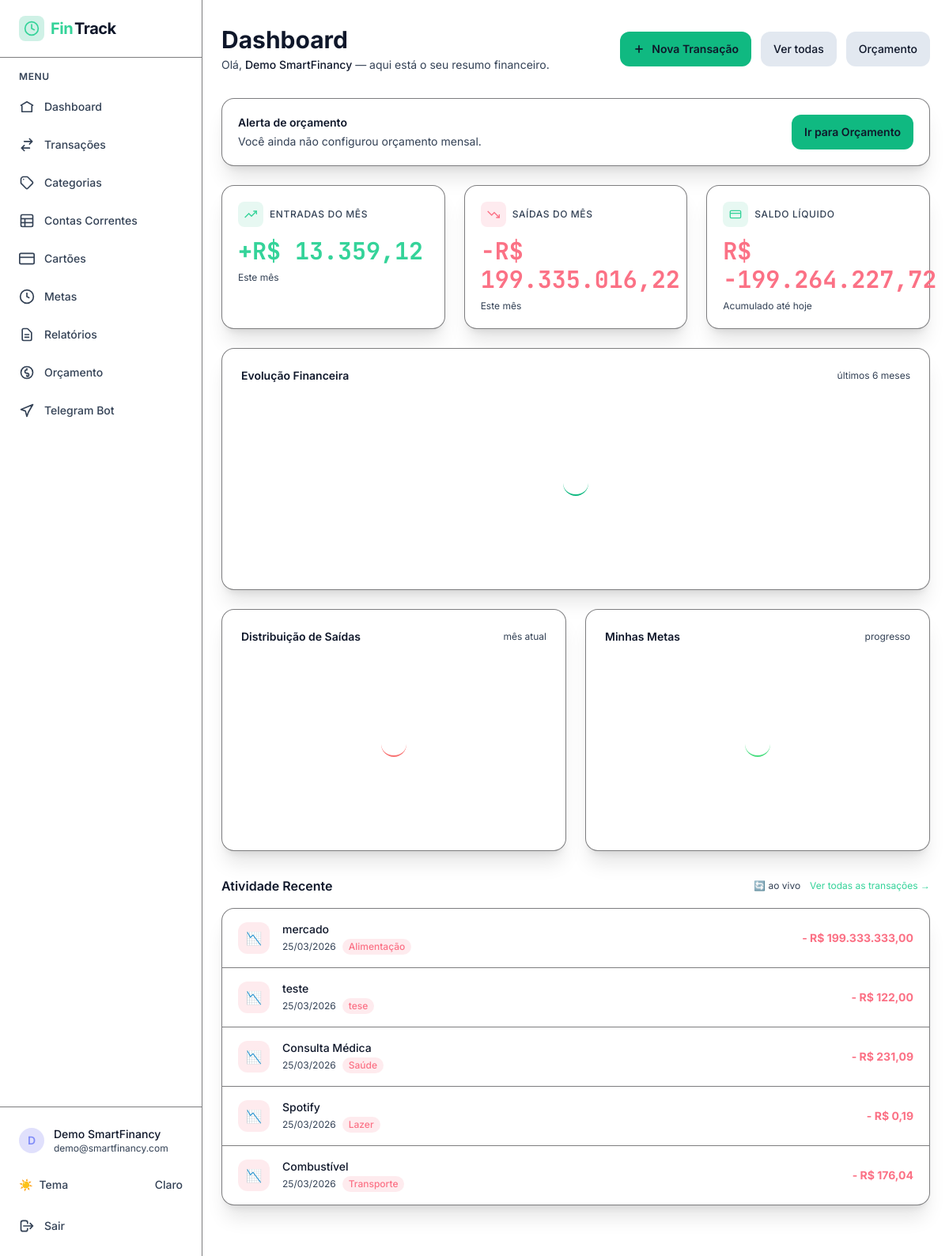
/dashboard/ (signed in), run on an earlier commit of the app's database.
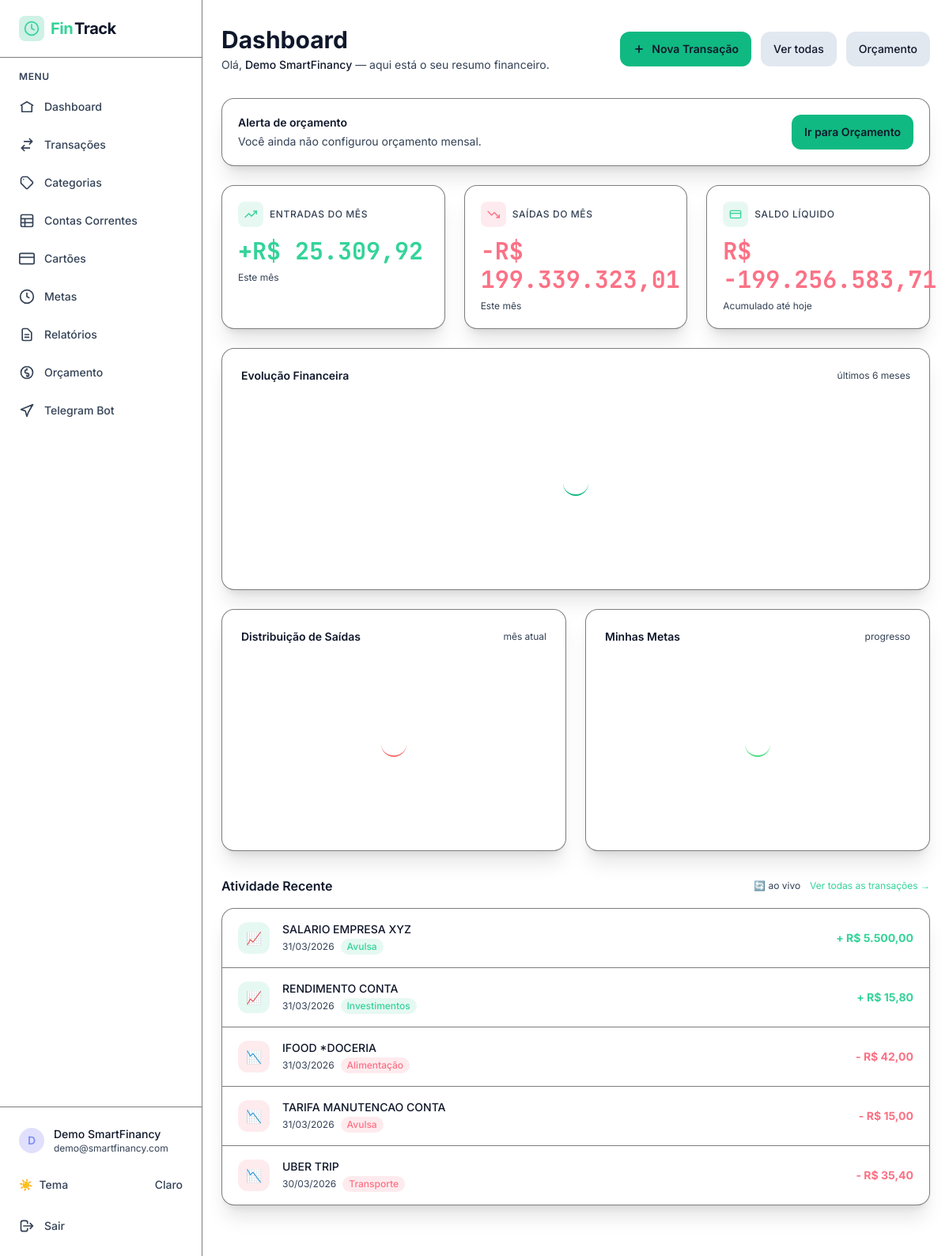
And on a later commit of the database.
### finances/models.py (models this page shows, shortened)
class Transaction(models.Model):
    TIPO_CHOICES = [
        ('entrada', 'Entrada'),
        ('saida', 'Saída'),
    ]
    valor = models.DecimalField(
        max_digits=12,
        decimal_places=2,
        validators=[MinValueValidator(Decimal('0.01'))],
    )
    data = models.DateField()
    tipo = models.CharField(max_length=10, choices=TIPO_CHOICES)
    descricao = models.CharField(max_length=255)
    categoria = models.ForeignKey(
        Category,
        on_delete=models.SET_NULL,
        null=True,
        blank=True,
        related_name='transacoes',
    )
    conta = models.ForeignKey(
        Account,
        on_delete=models.SET_NULL,
        null=True,
        blank=True,
        related_name='transacoes',
    )
    usuario = models.ForeignKey(User, on_delete=models.CASCADE, related_name='transacoes')
    class Meta:
        verbose_name = 'Transação'
        verbose_name_plural = 'Transações'
        ordering = ['-data', '-id']
        constraints = [
            models.CheckConstraint(
                check=models.Q(valor__gt=0),
                name='transaction_valor_positivo',
            )
        ]

class Category(models.Model):
    TIPO_CHOICES = [
        ('entrada', 'Entrada'),
        ('saida', 'Saída'),
    ]
    nome = models.CharField(max_length=100)
    tipo = models.CharField(max_length=10, choices=TIPO_CHOICES)
    usuario = models.ForeignKey(User, on_delete=models.CASCADE, related_name='categorias')
    keywords = models.TextField(
        blank=True,
        default='',
        help_text='Palavras-chave separadas por vírgula para auto-categorização',
    )
    class Meta:
        verbose_name = 'Categoria'
        verbose_name_plural = 'Categorias'
        unique_together = ['nome', 'usuario']

### dashboard/views.py (the view)
# urls.py: path('', views.DashboardView.as_view(), name='dashboard'),
class DashboardView(LoginRequiredMixin, TemplateView):
    template_name = 'dashboard/dashboard.html'
    def get_context_data(self, **kwargs):
        ctx = super().get_context_data(**kwargs)
        user = self.request.user
        ctx['saldo'] = calculate_balance(user)
        ctx['resumo_mes'] = selectors.obter_resumo_mes_atual(user)
        ctx['ultimas_transacoes'] = selectors.obter_ultimas_transacoes(user)
        ctx['metas'] = selectors.obter_metas_resumo(user)
        ctx['budget_status'] = finances_selectors.get_budget_status(user)
        ctx['budget_alerts'] = finances_selectors.get_recent_budget_alerts(user)
        ctx['budget_calendar'] = finances_selectors.get_budget_calendar_data(user)
        return ctx

### dashboard/selectors.py (called while the page is built)
def obter_resumo_mes_atual(user):
    from finances.models import Transaction
    hoje = timezone.now().date()
    inicio_mes = hoje.replace(day=1)
    totais = (
        Transaction.objects
        .filter(usuario=user, data__gte=inicio_mes)
        .values('tipo')
        .annotate(total=Sum('valor'))
    )
    resultado = {'total_entradas': Decimal('0'), 'total_saidas': Decimal('0')}
    for item in totais:
        if item['tipo'] == 'entrada':
            resultado['total_entradas'] = item['total'] or Decimal('0')
        elif item['tipo'] == 'saida':
            resultado['total_saidas'] = item['total'] or Decimal('0')
    resultado['saldo_liquido'] = resultado['total_entradas'] - resultado['total_saidas']
    return resultado

def obter_ultimas_transacoes(user, limit=5):
    from finances.models import Transaction
    return (
        Transaction.objects
        .filter(usuario=user)
        .select_related('categoria', 'conta')
        .order_by('-data', '-pk')[:limit]
    )

### finances/selectors.py (called while the page is built)
def get_monthly_budget_config(user):
    return MonthlyBudgetConfig.objects.filter(usuario=user).first()

### dashboard/templates/dashboard/dashboard.html (shortened to what the changed rows need)
{% extends 'base.html' %}
{% block content %}
  <div class="flex-1 px-4 py-6 md:px-6 md:py-8 w-full mx-auto">
    <header class="flex flex-col sm:flex-row sm:items-center sm:justify-between gap-4 mb-8">
      <div>
        <h1 class="text-2xl md:text-3xl font-bold text-zinc-100 mb-1">Dashboard</h1>
      </div>
    </header>
    <div id="dashboard-live-kpis">
      {% include 'dashboard/fragmentos/kpi_cards.html' %}
    </div>
    <section aria-label="Gráficos" class="grid grid-cols-1 md:grid-cols-2 gap-6">
      <div class="bg-zinc-950 rounded-2xl border border-zinc-800/60 shadow-xl p-6 col-span-2">
        <div class="flex items-center justify-between mb-4">
          <h2 class="text-sm font-semibold text-zinc-300">Evolução Financeira</h2>
        </div>
      </div>
      <div class="bg-zinc-950 rounded-2xl border border-zinc-800/60 shadow-xl p-6">
        <div class="flex items-center justify-between mb-4">
          <h2 class="text-sm font-semibold text-zinc-300">Distribuição de Saídas</h2>
        </div>
      </div>
      <div class="bg-zinc-950 rounded-2xl border border-zinc-800/60 shadow-xl p-6">
        <div class="flex items-center justify-between mb-4">
          <h2 class="text-sm font-semibold text-zinc-300">Minhas Metas</h2>
        </div>
      </div>
    </section>
    <section aria-label="Atividade recente" class="my-8">
      <div class="flex items-center justify-between mb-4">
        <h2 class="text-base font-semibold text-zinc-200">Atividade Recente</h2>
      </div>
      <div id="dashboard-live-activity" hx-get="{% url 'telegram_bot:htmx_dashboard_parcial' %}" hx-trigger="load" hx-swap="innerHTML" class="min-h-[120px]">
        {% include 'telegram_bot/fragmentos/dashboard_lancamentos.html' %}
      </div>
    </section>
  </div>
{% endblock %}

### telegram_bot/templates/telegram_bot/fragmentos/dashboard_lancamentos.html
<div class="bg-zinc-950 rounded-2xl border border-zinc-800/60 shadow-xl overflow-hidden">
  {% if ultimas_transacoes %}
    <ul class="divide-y divide-zinc-800/60" role="list">
      {% for t in ultimas_transacoes|slice:":5" %}
        <li class="group hover:bg-zinc-900/50 transition-colors">
          <div class="flex items-center gap-4 px-5 py-4">
            <div class="shrink-0 h-10 w-10 rounded-xl flex items-center justify-center {% if t.tipo == 'entrada' %}
                bg-emerald-500/10
              {% else %}
                bg-rose-500/10
              {% endif %}">
              {% if t.tipo == 'entrada' %}
                <span class="text-emerald-400">📈</span>
              {% else %}
                <span class="text-rose-400">📉</span>
              {% endif %}
            </div>
            <div class="flex-1 min-w-0">
              <p class="text-sm font-medium text-zinc-100 truncate">{{ t.descricao }}</p>
              <div class="flex items-center gap-2 mt-0.5 flex-wrap">
                <span class="text-xs text-zinc-400">{{ t.data|date:'d/m/Y' }}</span>
                {% if t.categoria %}
                  <span class="inline-flex items-center px-2 py-0.5 rounded-full text-xs font-medium {% if t.tipo == 'entrada' %}
                      bg-emerald-500/10 text-emerald-400
                    {% else %}
                      bg-rose-500/10 text-rose-400
                    {% endif %}">
                    {{ t.categoria.nome }}
                  </span>
                {% endif %}
              </div>
            </div>
            <span class="shrink-0 text-sm font-bold {% if t.tipo == 'entrada' %}
                text-emerald-400
              {% else %}
                text-rose-400
              {% endif %}">
              {% if t.tipo == 'entrada' %}
                +
              {% else %}
                -
              {% endif %}R$ {{ t.valor|floatformat:'2g' }}
            </span>
          </div>
        </li>
      {% endfor %}
    </ul>
  {% else %}
    <div class="p-8 text-center text-zinc-400 text-sm">Nenhuma transação registrada ainda.</div>
  {% endif %}
</div>

What changed in the data, as far as the page shows it:
no longer on this page (row unchanged): Transaction: descricao "mercado", data "25/03/2026", categoria.nome "Alimentação", valor "199.333.333,00"
no longer on this page (row unchanged): Transaction: descricao "teste", data "25/03/2026", categoria.nome "tese", valor "122,00"
no longer on this page (row unchanged): Transaction: descricao "Consulta Médica", data "25/03/2026", categoria.nome "Saúde", valor "231,09"
no longer on this page (row unchanged): Transaction: descricao "Spotify", data "25/03/2026", categoria.nome "Lazer", valor "0,19"
no longer on this page (row unchanged): Transaction: descricao "Combustível", data "25/03/2026", categoria.nome "Transporte", valor "176,04"
added Transaction: descricao "SALARIO EMPRESA XYZ", data "31/03/2026", categoria.nome "Avulsa", valor "5.500,00", tipo "entrada" (drawn)
added Transaction: descricao "RENDIMENTO CONTA", data "31/03/2026", categoria.nome "Investimentos", valor "15,80", tipo "entrada" (drawn)
added Transaction: descricao "IFOOD *DOCERIA", data "31/03/2026", categoria.nome "Alimentação", valor "42,00"
added Transaction: descricao "TARIFA MANUTENCAO CONTA", data "31/03/2026", categoria.nome "Avulsa", valor "15,00"
added Transaction: descricao "UBER TRIP", data "30/03/2026", categoria.nome "Transporte", valor "35,40"
Also different on the page:
{{ resumo_mes.total_entradas|floatformat:'2g' }}: "13.359,12" → "25.309,92"
{{ resumo_mes.total_saidas|floatformat:'2g' }}: "199.335.016,22" → "199.339.323,01"
{{ saldo.saldo_liquido|floatformat:'2g' }}: "-199.264.227,72" → "-199.256.583,71"
